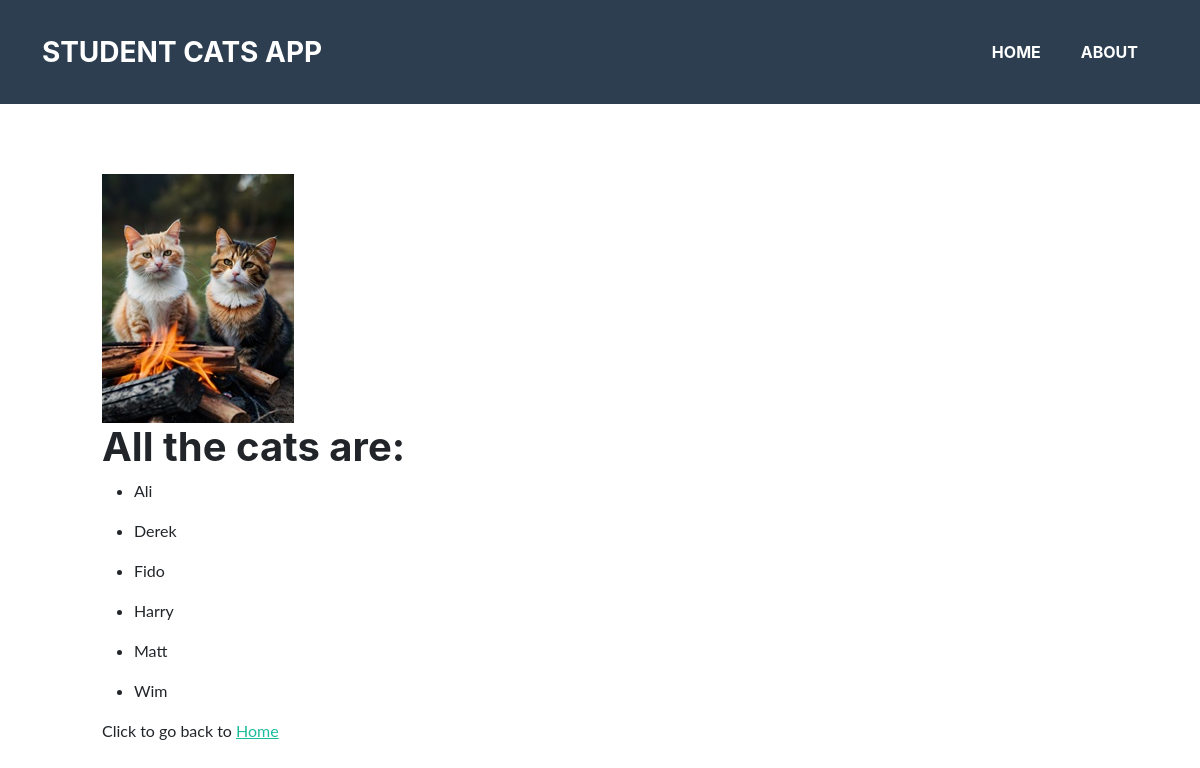
The page /about/ on the database its author committed.
### mainsite/models.py (models this page shows, shortened)
class Cat(models.Model):
    cat_id = models.AutoField(primary_key=True)
    cat_name = models.CharField(max_length=100)
    student = models.ForeignKey(Student, on_delete=models.CASCADE, related_name='cats')
    class Meta:
        ordering = ['cat_name']  # Orders Cats by cat_name in ascending order

### mainsite/views.py (the view)
# urls.py: path("about/", views.about.as_view(), name="about"),
class about(View):
    def get(self, request):
        context_dict = {}
        context_dict['cats'] = Cat.objects.all().order_by('cat_name')
        return render(request, 'mainsite/about.html', context=context_dict)

### templates/mainsite/about.html (shortened to what this page needs)
{% extends 'mainsite/base.html' %}
{% load static %}
{% block body_block %}
    <div class="jumbotron p-4">
        <div class="container">
            <img src="{% static "images/cats_with_fire.jpg" %}" alt="">
            <h1 class="jumbotron-heading">All the cats are:</h1>
            <div>
                {% for cat in cats %}
                    <ul>
                        <li>{{ cat.cat_name }}</li>
                    </ul>
                {% endfor %}
                Click to go back to <a href="{% url "mainsite:index" %}">Home</a>
            </div>
        </div>
    </div>
    <br>
{% endblock %}

### templates/mainsite/base.html (shortened to what this page needs)
<!DOCTYPE html>
{% load static %}
<html lang="en">
<head>
    <link href="{% static "css/styles.css" %}" rel="stylesheet"/>
</head>
<body>
<header style="margin-bottom: 150px">
    <nav class="navbar navbar-expand-lg bg-secondary text-uppercase fixed-top" id="mainNav">
        <div class="container">
            <a class="navbar-brand" href="{% url "mainsite:index" %}">Student Cats App</a>
            <div class="collapse navbar-collapse" id="navbarResponsive">
                <ul class="navbar-nav ms-auto">
                    <li class="nav-item mx-0 mx-lg-1"><a class="nav-link py-3 px-0 px-lg-3 rounded" href="{% url "mainsite:index" %}">Home</a>
                    </li>
                    <li class="nav-item mx-0 mx-lg-1"><a class="nav-link py-3 px-0 px-lg-3 rounded"
                                                         href="{% url "mainsite:about" %}">About</a></li>
                </ul>
            </div>
        </div>
    </nav>
</header>
<div class="container">
        <main role="main" class="px-4">
            {% block body_block %}{% endblock %}
        </main>
</div>
</body>
</html>

### rows shown on the page
Cat: cat_name "Ali"
Cat: cat_name "Derek"
Cat: cat_name "Fido"
Cat: cat_name "Harry"
Cat: cat_name "Matt"
Cat: cat_name "Wim"
